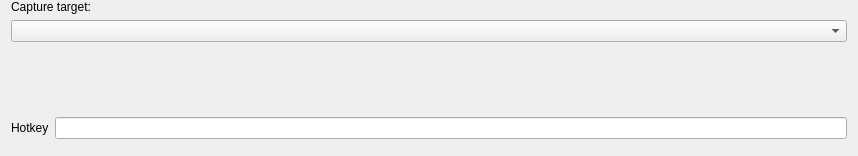
<?xml version="1.0" encoding="UTF-8"?>
<ui version="4.0">
 <class>RaytracingView</class>
 <widget class="QWidget" name="RaytracingView">
  <property name="geometry">
   <rect>
    <x>0</x>
    <y>0</y>
    <width>858</width>
    <height>156</height>
   </rect>
  </property>
  <property name="sizePolicy">
   <sizepolicy hsizetype="Preferred" vsizetype="Minimum">
    <horstretch>0</horstretch>
    <verstretch>0</verstretch>
   </sizepolicy>
  </property>
  <property name="windowTitle">
   <string>Form</string>
  </property>
  <property name="styleSheet">
   <string notr="true"/>
  </property>
  <layout class="QVBoxLayout" name="main_layout">
   <property name="topMargin">
    <number>0</number>
   </property>
   <item>
    <widget class="QWidget" name="capture_target_group" native="true">
     <layout class="QVBoxLayout" name="verticalLayout_2">
      <property name="leftMargin">
       <number>0</number>
      </property>
      <property name="topMargin">
       <number>0</number>
      </property>
      <property name="rightMargin">
       <number>0</number>
      </property>
      <property name="bottomMargin">
       <number>0</number>
      </property>
      <item>
       <widget class="QLabel" name="capture_target_label">
        <property name="text">
         <string>Capture target:</string>
        </property>
       </widget>
      </item>
      <item>
       <widget class="RdpComboBox" name="active_connection_selection">
        <property name="sizePolicy">
         <sizepolicy hsizetype="MinimumExpanding" vsizetype="Fixed">
          <horstretch>0</horstretch>
          <verstretch>0</verstretch>
         </sizepolicy>
        </property>
       </widget>
      </item>
      <item>
       <widget class="QWidget" name="capture_mode_row" native="true">
        <layout class="QHBoxLayout" name="horizontalLayout_2">
         <property name="leftMargin">
          <number>0</number>
         </property>
         <property name="topMargin">
          <number>0</number>
         </property>
         <property name="rightMargin">
          <number>0</number>
         </property>
         <property name="bottomMargin">
          <number>0</number>
         </property>
        </layout>
       </widget>
      </item>
     </layout>
    </widget>
   </item>
   <item>
    <widget class="QStackedWidget" name="capture_widget_stack">
     <property name="sizePolicy">
      <sizepolicy hsizetype="MinimumExpanding" vsizetype="Preferred">
       <horstretch>0</horstretch>
       <verstretch>0</verstretch>
      </sizepolicy>
     </property>
     <property name="minimumSize">
      <size>
       <width>0</width>
       <height>0</height>
      </size>
     </property>
     <property name="currentIndex">
      <number>1</number>
     </property>
     <widget class="QWidget" name="collect_data_page">
      <property name="sizePolicy">
       <sizepolicy hsizetype="MinimumExpanding" vsizetype="Fixed">
        <horstretch>0</horstretch>
        <verstretch>0</verstretch>
       </sizepolicy>
      </property>
      <layout class="QVBoxLayout" name="collect_data_page_layout">
       <property name="spacing">
        <number>0</number>
       </property>
       <property name="sizeConstraint">
        <enum>QLayout::SizeConstraint::SetMaximumSize</enum>
       </property>
       <property name="leftMargin">
        <number>0</number>
       </property>
       <property name="topMargin">
        <number>0</number>
       </property>
       <property name="rightMargin">
        <number>0</number>
       </property>
       <property name="bottomMargin">
        <number>0</number>
       </property>
       <item>
        <widget class="QPushButton" name="collect_data_button">
         <property name="enabled">
          <bool>false</bool>
         </property>
         <property name="sizePolicy">
          <sizepolicy hsizetype="MinimumExpanding" vsizetype="Fixed">
           <horstretch>0</horstretch>
           <verstretch>0</verstretch>
          </sizepolicy>
         </property>
         <property name="minimumSize">
          <size>
           <width>0</width>
           <height>0</height>
          </size>
         </property>
         <property name="text">
          <string>Capture scene</string>
         </property>
        </widget>
       </item>
      </layout>
     </widget>
     <widget class="QWidget" name="progress_page">
      <property name="sizePolicy">
       <sizepolicy hsizetype="MinimumExpanding" vsizetype="Preferred">
        <horstretch>0</horstretch>
        <verstretch>0</verstretch>
       </sizepolicy>
      </property>
      <layout class="QVBoxLayout" name="verticalLayout">
       <property name="spacing">
        <number>0</number>
       </property>
       <property name="sizeConstraint">
        <enum>QLayout::SizeConstraint::SetMaximumSize</enum>
       </property>
       <property name="leftMargin">
        <number>0</number>
       </property>
       <property name="topMargin">
        <number>0</number>
       </property>
       <property name="rightMargin">
        <number>0</number>
       </property>
       <property name="bottomMargin">
        <number>0</number>
       </property>
       <item>
        <widget class="CaptureProgressWidget" name="capture_progress_widget" native="true">
         <property name="sizePolicy">
          <sizepolicy hsizetype="MinimumExpanding" vsizetype="Preferred">
           <horstretch>0</horstretch>
           <verstretch>0</verstretch>
          </sizepolicy>
         </property>
         <property name="maximumSize">
          <size>
           <width>16777215</width>
           <height>16777215</height>
          </size>
         </property>
        </widget>
       </item>
      </layout>
     </widget>
    </widget>
   </item>
   <item>
    <layout class="QHBoxLayout" name="horizontalLayout">
     <item>
      <widget class="QLabel" name="hotkey_label">
       <property name="sizePolicy">
        <sizepolicy hsizetype="Fixed" vsizetype="Preferred">
         <horstretch>0</horstretch>
         <verstretch>0</verstretch>
        </sizepolicy>
       </property>
       <property name="text">
        <string>Hotkey</string>
       </property>
      </widget>
     </item>
     <item>
      <widget class="GlobalShortcutEdit" name="hotkey_edit">
       <property name="sizePolicy">
        <sizepolicy hsizetype="MinimumExpanding" vsizetype="Fixed">
         <horstretch>0</horstretch>
         <verstretch>0</verstretch>
        </sizepolicy>
       </property>
       <property name="minimumSize">
        <size>
         <width>0</width>
         <height>0</height>
        </size>
       </property>
       <property name="maximumSize">
        <size>
         <width>16777215</width>
         <height>16777215</height>
        </size>
       </property>
      </widget>
     </item>
    </layout>
   </item>
   <item>
    <widget class="CaptureDelayWidget" name="capture_delay_widget" native="true"/>
   </item>
  </layout>
 </widget>
 <customwidgets>
  <customwidget>
   <class>RdpComboBox</class>
   <extends>QComboBox</extends>
   <header>common/inc/rdp_combo_box.h</header>
  </customwidget>
  <customwidget>
   <class>CaptureProgressWidget</class>
   <extends>QWidget</extends>
   <header>common/inc/capture_progress_widget.h</header>
   <container>1</container>
  </customwidget>
  <customwidget>
   <class>GlobalShortcutEdit</class>
   <extends>QLineEdit</extends>
   <header>common/inc/global_shortcut_edit.h</header>
  </customwidget>
  <customwidget>
   <class>CaptureDelayWidget</class>
   <extends>QWidget</extends>
   <header>common/inc/capture_delay_widget.h</header>
   <container>1</container>
  </customwidget>
 </customwidgets>
 <resources/>
 <connections/>
</ui>
